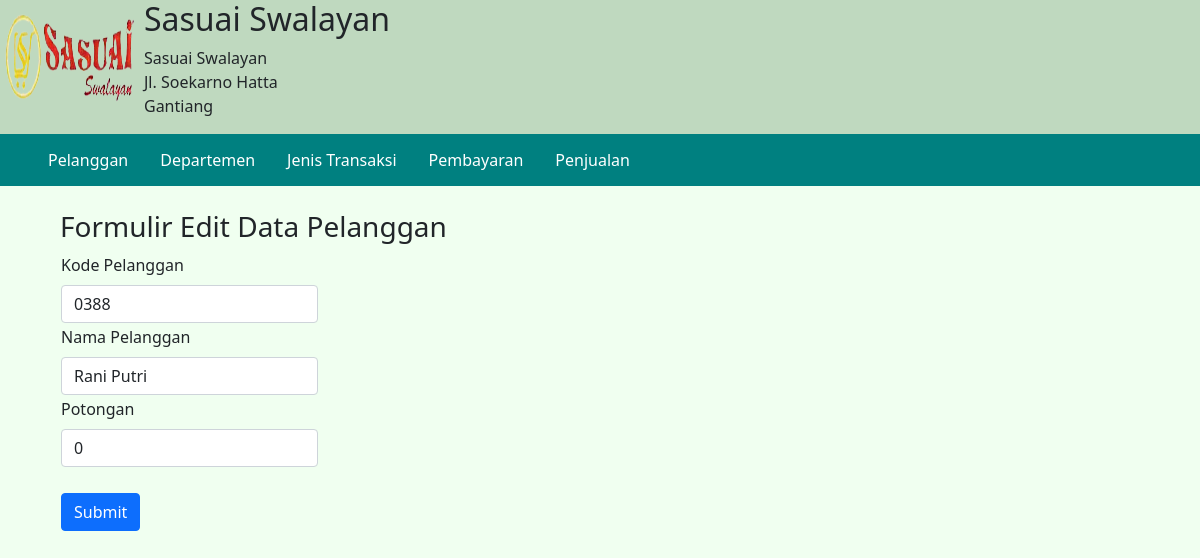
The page /form-edit-pelanggan.php?kode_pelanggan=0388 on the database its author committed.
### tables this page shows
CREATE TABLE `pelanggan` (
  `kode_pelanggan` varchar(4) NOT NULL,
  `nama_pelanggan` varchar(20) NOT NULL,
  `potongan` float NOT NULL
);

### form-edit-pelanggan.php (the view, shortened to what this page needs)
<?php
    include("config.php");
    include("header.php");
$kode_pelanggan= $_GET['kode_pelanggan'];
$sql = "SELECT * FROM pelanggan WHERE kode_pelanggan='$kode_pelanggan'";
$query = mysqli_query($db, $sql);
$data_c = mysqli_fetch_assoc($query);
?>
<!DOCTYPE html>
<html>
<head>
    <link href="https://cdn.jsdelivr.net/npm/bootstrap@5.0.0-beta3/dist/css/bootstrap.min.css" rel="stylesheet">
</head>
<body>
    <form action="proses-edit-pelanggan.php" method="POST" style="margin-top: 2%; margin-left: 5%; margin-right: 40%;">
        <header>
            <h3>Formulir Edit Data Pelanggan</h3>
        </header>
        <fieldset>
            <table>
                    <tr>
                        <td><label for="kode_pelanggan" class="form-label">Kode Pelanggan </label><br>
                        <input type="text" class="form-control" name="kode_pelanggan" autocomplete="off" value="<?php echo $data_c['kode_pelanggan'] ?>" /></td>
                    </tr>
                    <tr>
                        <td><label for="nama_pelanggan" class="form-label">Nama Pelanggan </label><br>
                            <input type="text" class="form-control" name="nama_pelanggan" autocomplete="off" value="<?php echo $data_c['nama_pelanggan'] ?>" /></td>
                    </tr>
                    <tr>
                        <td><label for="potongan" class="form-label">Potongan </label><br>
                            <input type="number" class="form-control" name="potongan" step="0.01" autocomplete="off" value="<?php echo $data_c['potongan']?>"  /></td>
                    </tr>
                    <tr>
                        <td><br><input type="submit" name="submit" class="btn btn-primary"></td>
                    </tr>
            </table>
        </fieldset>
    </form>
    </body>
</html>

### header.php (style rules this page uses)
body { font-size: 18px; }

### rows shown on the page
pelanggan: kode_pelanggan "0388", nama_pelanggan "Rani Putri", potongan "0"
